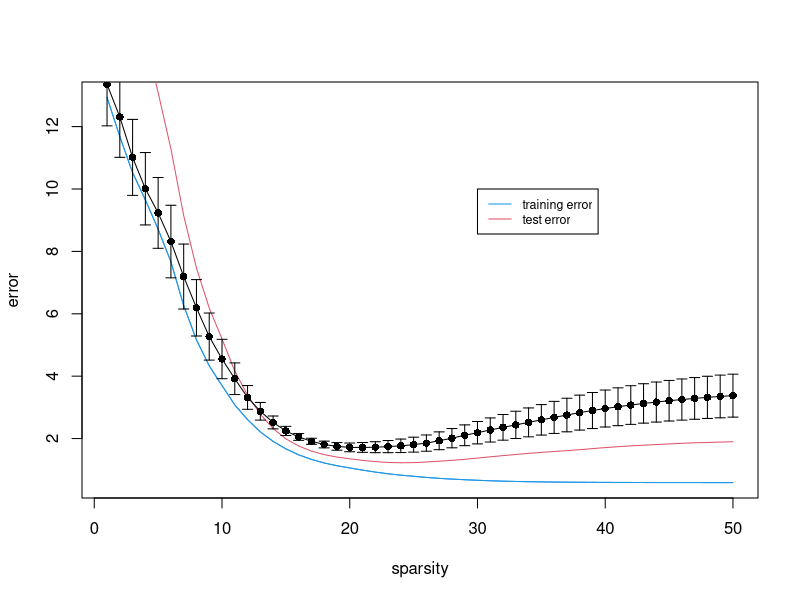

The R script that drew this image:
require(glmnet)
require(Hmisc)

#model complexity
set.seed(9001)
n = 100
p = 50
Btrue = matrix(0,  p,  1)
Btrue[1:  10] = rnorm(10) * 1; 
Xtr = scale(matrix(rnorm(n * p),  n,  p))
Ytr = Xtr %*% Btrue + matrix(rnorm(n),  n,  1)
Xts = scale(matrix(rnorm(n * p),  n,  p))
Yts = Xts %*% Btrue + matrix(rnorm(n),  n,  1)

fit = glmnet(x = Xtr, y = Ytr, family = "gaussian", standardize = FALSE, nlambda = 50, lambda.min.ratio = .001)
Yhtr = predict(fit, newx = Xtr)
MSEtr = apply((Yhtr - Ytr %*% matrix(1, 1, length(fit$lambda))) ^ 2, 2, mean)
Yhts = predict(fit, newx = Xts)
MSEts = apply((Yhts - Yts %*% matrix(1, 1, length(fit$lambda))) ^ 2, 2, mean)

plot(1: length(fit$lambda), MSEtr, type = "l", col = 4, xlab = "sparsity", ylab = "error")
lines(1: length(fit$lambda), MSEtr, col = 4)
lines(1: length(fit$lambda), MSEts, col = 2)
legend(30, 10, legend = c("training error", "test error"), col = c(4, 2), lty = c(1, 1), cex = .75)

t(t(fit$beta[, 15]))

#cv
fold = 5
sam = sample(1: n, n)
CVerrs = NULL
for(i in 1: fold)
{
	ind = sam[((i - 1) * n / fold + 1): (i * n / fold)]
	Xin = Xtr[-ind, ]
	Yin = Ytr[-ind]
	Xout = Xtr[ind, ]
	Yout = Ytr[ind]
	fit = glmnet(x = Xin, y = Yin, family = "gaussian", standardize = FALSE, nlambda = 50, lambda.min.ratio = .001)
	Yh = predict(fit, newx = Xout)
	CVerrs = cbind(CVerrs, apply((Yh - Yout %*% matrix(1, 1, length(fit$lambda))) ^ 2, 2, mean))
}
CVerr = apply(CVerrs, 1, mean)

#minimum cv error rule
lines(1: length(fit$lambda), CVerr, col = 1)
optlam = fit$lambda[which.min(CVerr)]

#one se rule
SE = sqrt(apply(CVerrs, 1, var) / fold)
errbar(1: length(fit$lambda), CVerr, CVerr+SE, CVerr-SE, add = TRUE)
minSE = CVerr[which.min(CVerr)] + SE[which.min(CVerr)]
minSEx = which(CVerr < minSE)[1]
optlam = fit$lambda[minSEx]

#refit to training data at optimal lambda
fit = glmnet(x = Xtr, y = Ytr, family = "gaussian", standardize = FALSE, lambda = optlam)
Yhtr = predict(fit, newx = Xtr)
TRerr = mean( (Yhtr - Ytr) ^ 2)
Yhts = predict(fit, newx = Xts)
TSerr = mean( (Yhts - Yts) ^ 2)
optlam
sum(fit$beta != 0)
TRerr
TSerr
